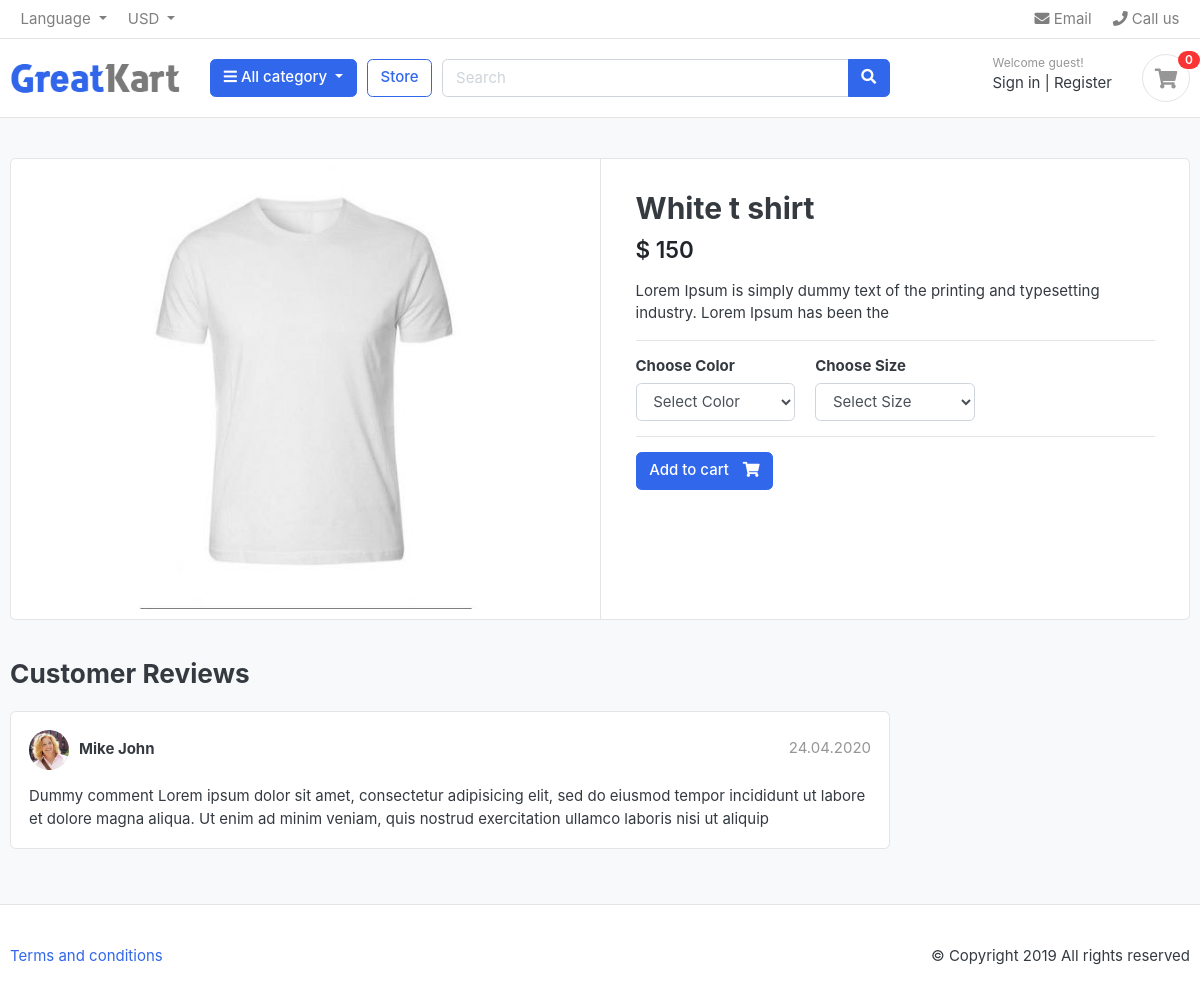
The app's page /store/t-shirt/white-t-shirt/ with its own data.
### apps/store/models.py (models this page shows, shortened)
class Product(models.Model):
    product_name = models.CharField(max_length=200, unique=True)
    slug = models.SlugField(max_length=200, unique=True)
    description = models.TextField(max_length=100, blank=True)
    price = models.IntegerField()
    images = models.ImageField(upload_to ='uploads/%Y/%m/%d/', blank=True)
    stock = models.IntegerField()
    is_available = models.BooleanField(default=True)
    category = models.ForeignKey(Category, on_delete=models.CASCADE)
    created_date = models.DateTimeField(auto_now_add=True)
    modified_date = models.DateTimeField(auto_now=True)

### apps/store/views.py (the view)
# urls.py: path('<slug:category_slug>/<slug:product_slug>/', views.ProductDetail, name='product_detail'),
def ProductDetail(request, category_slug, product_slug):
    try:
        single_product = Product.objects.get(category__slug=category_slug, slug=product_slug)
        in_cart = CartItem.objects.filter(cart__cart_id=_cart_id(request), product=single_product).exists()
    except Exception as e:
        raise e
    context = {
        'single_product': single_product,
        'in_cart': in_cart
    }
    return render(request, 'product-detail.html', context)

### apps/carts/views.py (called while the page is built)
def _cart_id(request):
    cart = request.session.session_key
    if not cart:
        cart = request.session.create()
    return cart

### apps/category/menus.py (called while the page is built)
def menu_links(request):
    links = Category.objects.all()
    return dict(links=links)

def cart_count(request):
    cart_count = 0
    if 'admin' in request.path:
        return {}
    else:
        try:
            cart = Cart.objects.filter(cart_id=_cart_id(request))
            cart_items = CartItem.objects.all().filter(cart=cart[:1])
            for cart_item in cart_items:
                cart_count += cart_item.quantity
        except Cart.DoesNotExist:
            cart_count = 0
    return dict(cart_count=cart_count)

### apps/category/models.py (called while the page is built)
    def get_url(self):
        return reverse('products_by_category', args=[self.slug])

### apps/store/models.py (called while the page is built)
    def colors(self):
        return super(VariationManager, self).filter(variation_category='color', is_active=True)

    def sizes(self):
        return super(VariationManager, self).filter(variation_category='size', is_active=True)

### templates/product-detail.html (shortened to what this page needs)
{% extends 'snippets/base.html' %}
{% block home %}
<section class="section-content padding-y bg">
	<div class="container">
		<div class="card">
			<div class="row no-gutters">
				<aside class="col-md-6">
					<article class="gallery-wrap">
						<div class="img-big-wrap">
							<a href="#"><img src="{{ single_product.images.url }}"></a>
						</div>
					</article>
				</aside>
				<main class="col-md-6 border-left">
					<form action="{% url 'add_cart' single_product.id %}" method="POST">
						<article class="content-body">
							<h2 class="title">{{single_product.product_name}}</h2>
							<div class="mb-3">
								<var class="price h4">$ {{single_product.price}}</var>
							</div>
							<p>{{single_product.description}}</p>
							<hr>
							<div class="row">
									{% if single_product.variation_set.colors %}
									<div class="col-md-4">
										<h6>Choose Color</h6>
										<select name="color" class="form-control" required>
											<option value="" disabled selected>Select Color</option>
										</select>
									</div>
									{% endif %}
									{% if single_product.variation_set.sizes %}
									<div class="col-md-4">
										<h6>Choose Size</h6>
										<select name="size" class="form-control" required>
											<option value="" disabled selected>Select Size</option>
										</select>
									</div>
									{% endif %}
							</div>
							<hr>
							{% if single_product.stock <= 0 %}
								<h5 class="text-danger">Out Of Stock</h5>
							{% else %}
									<button type="submit" href="{% url 'cart' %}" class="btn btn-primary"> <span class="text">Add to cart</span> <i class="fas fa-shopping-cart"></i></button>
							{% endif %}
						</article>
					</form>
				</main>
			</div>
		</div>
		<br>
		<div class="row">
					<div class="col-md-9">
			<header class="section-heading">
				<h3>Customer Reviews </h3>
			</header>
			<article class="box mb-3">
				<div class="icontext w-100">
					<img src="./images/avatars/avatar1.jpg" class="img-xs icon rounded-circle">
					<div class="text">
						<span class="date text-muted float-md-right">24.04.2020 </span>
						<h6 class="mb-1">Mike John </h6>
					</div>
				</div>
				<div class="mt-3">
					<p>
						Dummy comment Lorem ipsum dolor sit amet, consectetur adipisicing elit, sed do eiusmod
						tempor incididunt ut labore et dolore magna aliqua. Ut enim ad minim veniam,
						quis nostrud exercitation ullamco laboris nisi ut aliquip
					</p>
				</div>
			</article>
			</div>
		</div>
	</div>
</section>
{% endblock %}

### static/css/ui.css (style rules this page uses)
html { font-family: "Inter", sans-serif; font-size: 15px; }
.content-body { flex: 1 1 auto; padding: 2rem 2.3rem; }
.img-xs, .img-sm, .img-md, .img-lg { -o-object-fit: cover; object-fit: cover; flex-shrink: 0; flex-grow: 0; }
.img-xs { width: 40px; height: 40px; }
.padding-y { padding-top: 40px; padding-bottom: 40px; }
var { font-style: normal; }
article:after, .form-group:after { display: block; clear: both; content: ""; }
.bg { background-color: #f8f9fa; }
.section-heading { margin-bottom: 20px; margin-top: 15px; }
p:last-child { margin-bottom: 0; }
.btn .text + i { margin-left: 10px; }
.icontext { display: inline-flex; align-items: center; vertical-align: middle; }
.icontext .text { width: 100%; line-height: 1.2; }
.icontext .icon { position: relative; margin-right: 10px; flex-shrink: 0; flex-grow: 0; }
.price { font-weight: 600; color: #212529; }
.box { padding: 18px; background: #fff; border-radius: 0.37rem; border: 1px solid #e4e4e4; }
.box img { max-width: 100%; }
.gallery-wrap .img-big-wrap { margin-bottom: 10px; border-radius: 0.37rem; overflow: hidden; background-color: #fff; }
.gallery-wrap .img-big-wrap a { text-align: center; display: block; }
.gallery-wrap .img-big-wrap img { height: 450px; width: auto; display: inline-block; }

### records on screen
Product: images (picture), product_name "White t shirt", price "150", description "Lorem Ipsum is simply dummy text of the printing and typesetting industry. Lorem Ipsum has been the"

### other values on screen
{{ cart_count }} "0"
